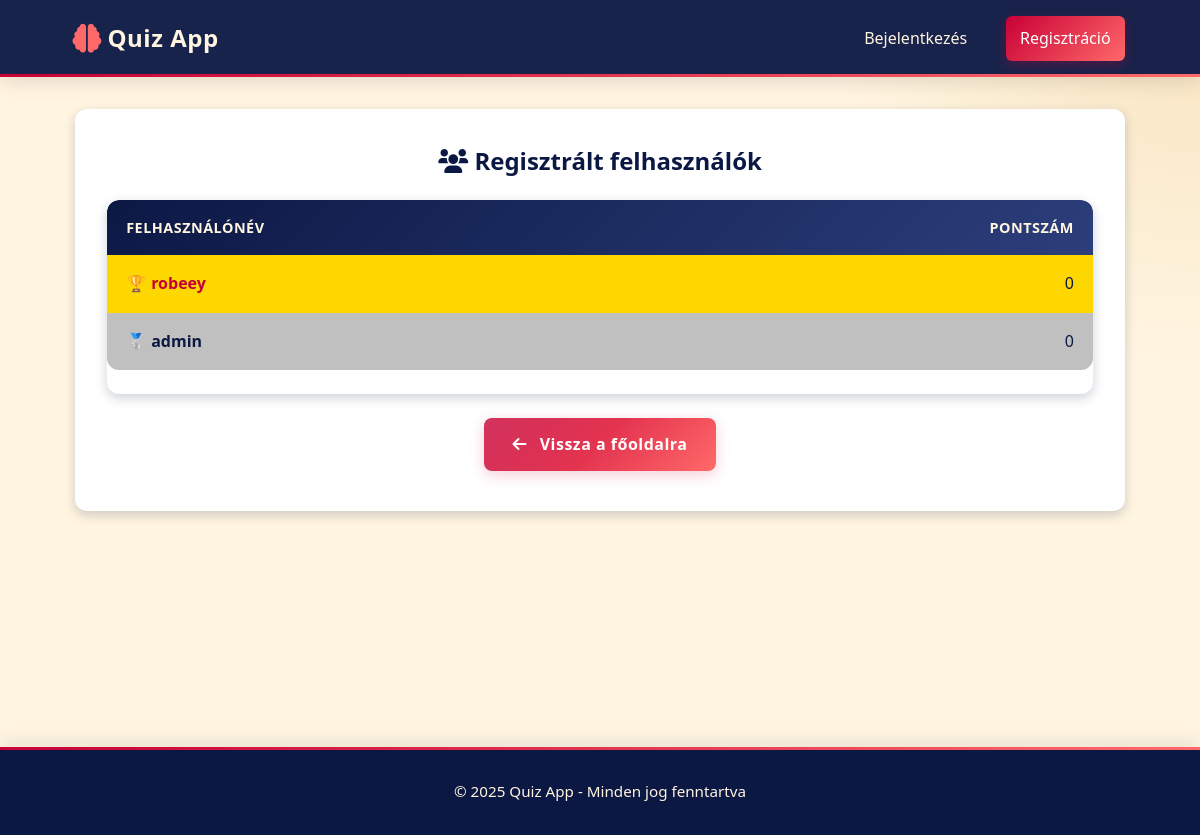
/users, run on an earlier commit of the app's database.
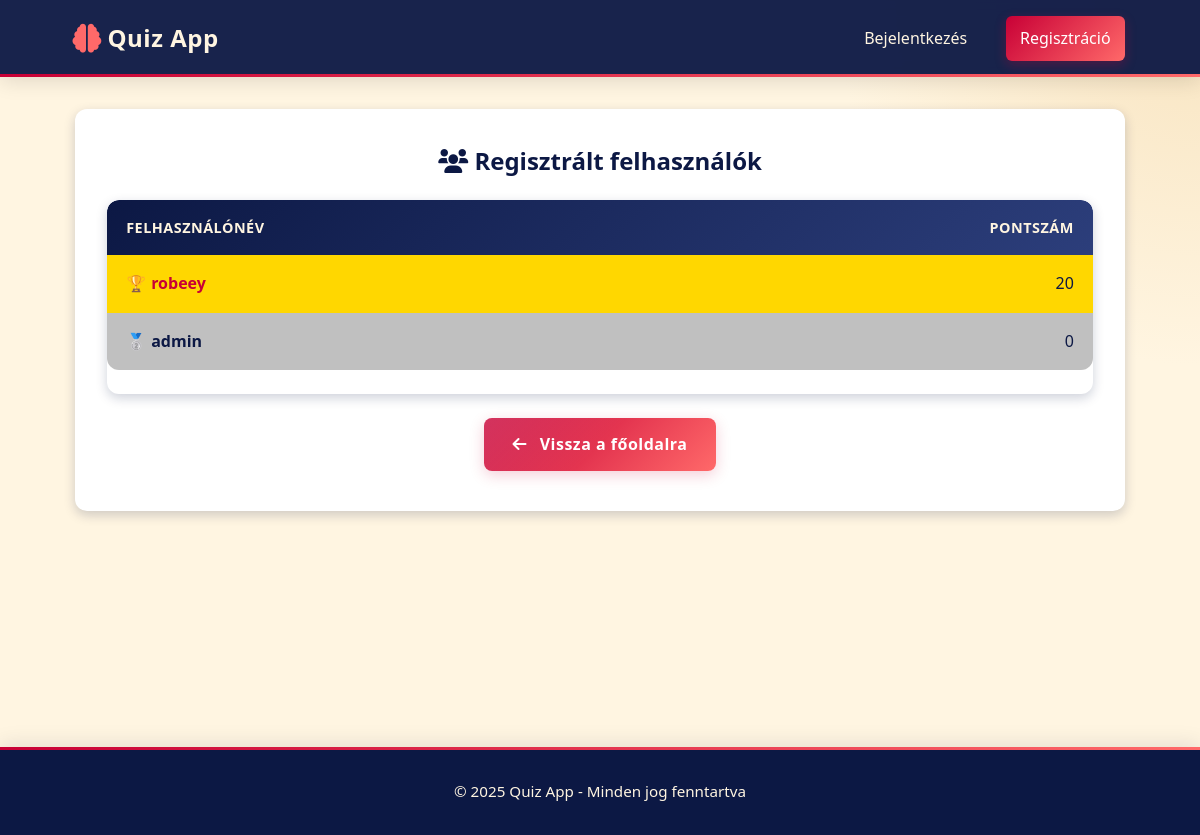
And on a later commit of the database.
### app.py (models this page shows)
class User(db.Model):
    id = db.Column(db.Integer, primary_key=True)
    username = db.Column(db.String(80), unique=True, nullable=False)
    password = db.Column(db.String(120), nullable=False)
    score = db.Column(db.Integer, default=0)
    is_admin = db.Column(db.Boolean, default=False)

### app.py (the view)
@app.route('/users')
def list_users():
    users = User.query.order_by(User.score.desc()).all()
    is_admin = is_admin_user()
    return render_template('users.html', users=users, logged_in_user=session.get('username'), is_admin=is_admin)

### app.py (called while the page is built)
def is_admin_user():
    if 'username' not in session:
        return False
    user = User.query.filter_by(username=session['username']).first()
    return user and user.is_admin

### templates/users.html (shortened to what this page needs)
{% extends "base.html" %}
{% block content %}
<div class="card">
    <h2 class="text-center mb-3">
        <i class="fas fa-users"></i> Regisztrált felhasználók
    </h2>
    <div class="table-container">
        <table>
            <thead>
                <tr>
                    <th>Felhasználónév</th>
                    <th style="text-align: right;">Pontszám</th>
                </tr>
            </thead>
            <tbody>
                {% for user in users %}
                <tr class="{% if loop.index == 1 %}rank-gold{% elif loop.index == 2 %}rank-silver{% elif loop.index == 3 %}rank-bronze{% endif %}">
                    <td>{{ user.username }}</td>
                    <td style="text-align: right;">{{ user.score }}</td>
                </tr>
                {% endfor %}
            </tbody>
        </table>
    </div>
    <div class="text-center mt-3">
        <a href="{{ url_for('index') }}" class="btn">
            <i class="fas fa-arrow-left"></i> Vissza a főoldalra
        </a>
    </div>
</div>
{% endblock %}

What changed in the data, as far as the page shows it:
changed User "robeey": score "0" → "20"
